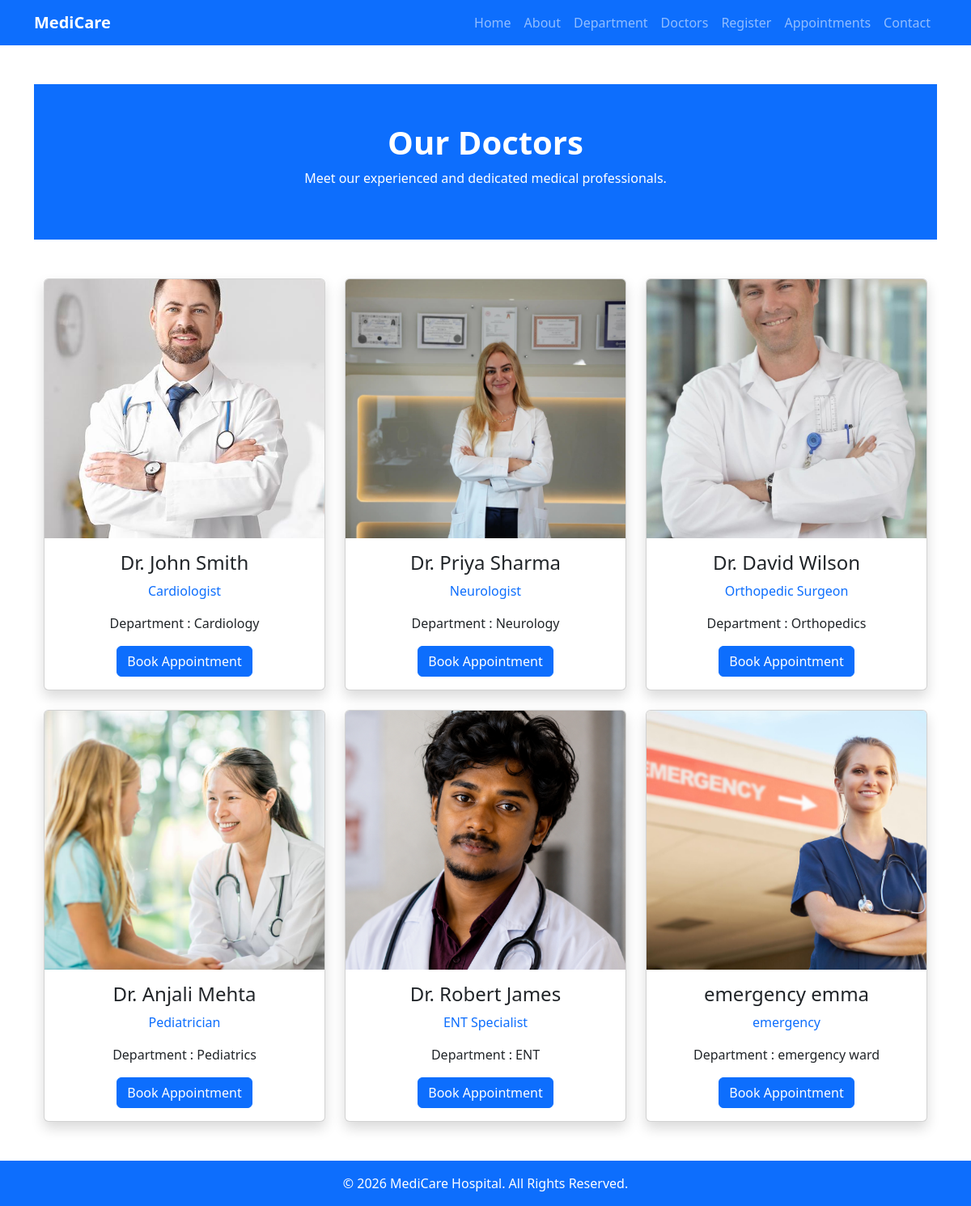
Screenshot of /doctor/ with the database file from the repository.
### hospital/models.py (models this page shows, shortened)
class Doctor(models.Model):
    doctor_name = models.CharField(max_length=100)
    doctor_specialization = models.CharField(max_length=100)
    doctor_image = models.ImageField(upload_to='doctors/')
    department_name = models.ForeignKey(Department, on_delete=models.CASCADE)

class Department(models.Model):
    department_name = models.CharField(max_length=100)
    department_description = models.TextField()

### hospital/views.py (the view)
# urls.py: path('doctor/', views.doctor, name='doctor'),
def doctor(request):
    doctors = Doctor.objects.all()
    return render(request, 'doctor.html', {'doctors': doctors})

### templates/doctor.html
{% extends 'base.html' %}
{% load static %}
{% block content %}
<section class="bg-primary text-white text-center py-5">
    <div class="container">
        <h1 class="fw-bold">Our Doctors</h1>
        <p>Meet our experienced and dedicated medical professionals.</p>
    </div>
</section>
<section class="container my-5">
    <div class="row g-4">
        {% for doctor in doctors %}
        <div class="col-md-4">
            <div class="card shadow h-100">
                <img src="{{ doctor.doctor_image.url }}"
                     class="card-img-top"
                     height="320"
                     style="object-fit: cover;">
                <div class="card-body text-center">
                    <h4>{{ doctor.doctor_name }}</h4>
                    <p class="text-primary">
                        {{ doctor.doctor_specialization }}
                    </p>
                    <p>
                        Department :
                        {{ doctor.department_name.department_name }}
                    </p>
                    <a href="{% url 'appointments' %}" class="btn btn-primary">
                        Book Appointment
                    </a>
                </div>
            </div>
        </div>
        {% empty %}
        <div class="col-12 text-center">
            <h4>No Doctors Available</h4>
        </div>
        {% endfor %}
    </div>
</section>
{% endblock %}

### templates/base.html (shortened to what this page needs)
{% load static %}
<!DOCTYPE html>
<html lang="en">
<head>
    <link href="https://cdn.jsdelivr.net/npm/bootstrap@5.3.7/dist/css/bootstrap.min.css" rel="stylesheet">
    <link rel="stylesheet" href="{% static 'css/style.css' %}">
</head>
<body>
<nav class="navbar navbar-expand-lg navbar-dark bg-primary">
    <div class="container">
        <a class="navbar-brand fw-bold" href="{% url 'index' %}">
            MediCare
        </a>
        <div class="collapse navbar-collapse" id="navbarNav">
            <ul class="navbar-nav ms-auto">
                <li class="nav-item">
                    <a class="nav-link" href="{% url 'index' %}">Home</a>
                </li>
                <li class="nav-item">
                    <a class="nav-link" href="{% url 'about' %}">About</a>
                </li>
                <li class="nav-item">
                    <a class="nav-link" href="{% url 'department' %}">Department</a>
                </li>
                <li class="nav-item">
                    <a class="nav-link" href="{% url 'doctor' %}">Doctors</a>
                </li>
                <li class="nav-item">
                    <a class="nav-link" href="{% url 'register' %}">Register</a>
                </li>
                <li class="nav-item">
                    <a class="nav-link" href="{% url 'appointments' %}">Appointments</a>
                </li>
                <li class="nav-item">
                    <a class="nav-link" href="{% url 'contact' %}">Contact</a>
                </li>
            </ul>
        </div>
    </div>
</nav>
<div class="container my-5">
    {% block content %}
    {% endblock %}
</div>
<footer class="bg-primary text-white text-center py-3 mt-5">
    <p class="mb-0">
        © 2026 MediCare Hospital. All Rights Reserved.
    </p>
</footer>
</body>
</html>

### rows the page displays
Doctor: doctor_image (picture), doctor_name "Dr. John Smith", doctor_specialization "Cardiologist", department_name.department_name "Cardiology"
Doctor: doctor_image (picture), doctor_name "Dr. Priya Sharma", doctor_specialization "Neurologist", department_name.department_name "Neurology"
Doctor: doctor_image (picture), doctor_name "Dr. David Wilson", doctor_specialization "Orthopedic Surgeon", department_name.department_name "Orthopedics"
Doctor: doctor_image (picture), doctor_name "Dr. Anjali Mehta", doctor_specialization "Pediatrician", department_name.department_name "Pediatrics"
Doctor: doctor_image (picture), doctor_name "Dr. Robert James", doctor_specialization "ENT Specialist", department_name.department_name "ENT"
Doctor: doctor_image (picture), doctor_name "emergency emma", doctor_specialization "emergency", department_name.department_name "emergency ward"
